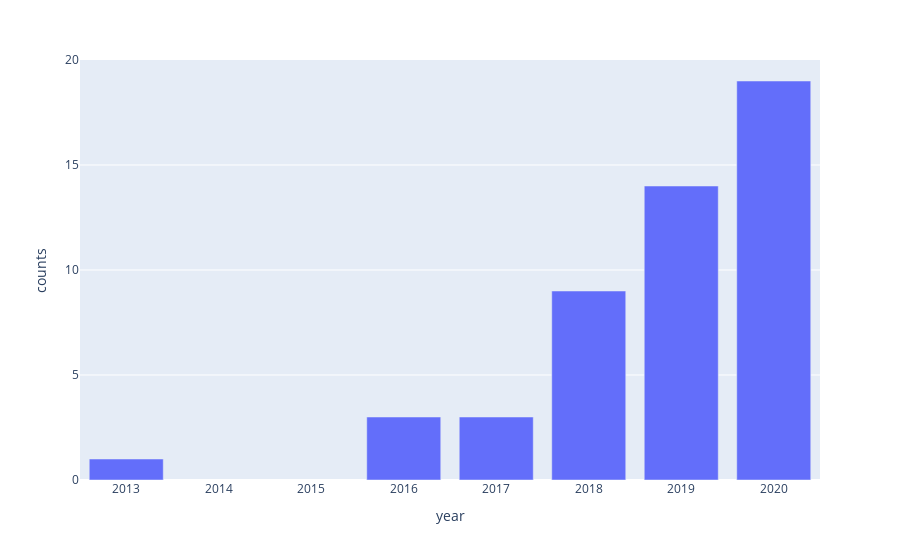

Source (notebook cell):
### Code cell
drone = libya.query('type_of_strike == "Drone Strike"').groupby('year')['year'].count().reset_index(name='counts')
fig = px.bar(drone,x="year", y='counts')
fig.update_xaxes(dtick='Y1')
fig.show()

### Figure 1 — Plotly figure (JSON) as saved in the notebook; plotly's stock layout.template omitted (floating-point values rounded to 4 significant figures)
{"data": [{"alignmentgroup": "True", "hovertemplate": "year=%{x}<br>counts=%{y}<extra></extra>", "legendgroup": "", "marker": {"color": "#636efa"}, "name": "", "offsetgroup": "", "orientation": "v", "showlegend": false, "textposition": "auto", "type": "bar", "x": [2013, 2016, 2017, 2018, 2019, 2020], "xaxis": "x", "y": [1, 3, 3, 9, 14, 19], "yaxis": "y"}], "layout": {"barmode": "relative", "legend": {"tracegroupgap": 0}, "margin": {"t": 60}, "xaxis": {"anchor": "y", "domain": [0, 1], "dtick": "Y1", "title": {"text": "year"}}, "yaxis": {"anchor": "x", "domain": [0, 1], "title": {"text": "counts"}}}}
